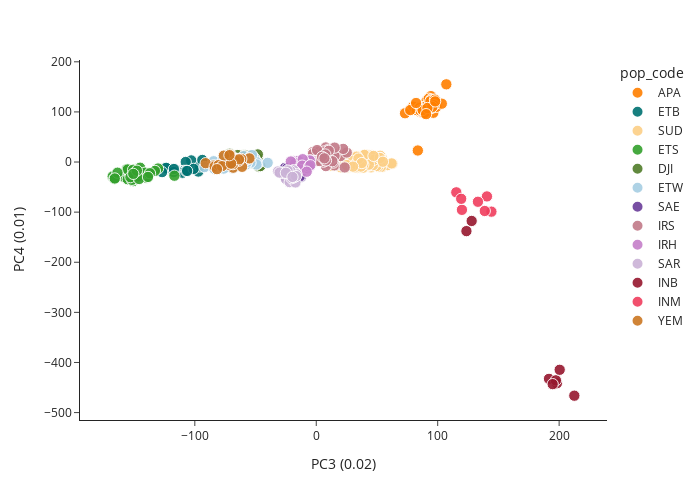

Notebook code for this chart:
### Code cell
#plot lower pcs to take a look
plot_coords(model2, 'PC3', 'PC4', 
            colour = 'pop_code', 
            palette = pop_code_cols,
            labs = {'PC3' : f'PC3 ({var2[2]:.2f})',
                    'PC4' : f'PC4 ({var2[3]:.2f})',
                    'country' : 'Country'},)

### Figure 1 — Plotly figure (JSON) as saved in the notebook; plotly's stock layout.template omitted (floating-point values rounded to 4 significant figures; data arrays with more than 128 entries replaced by an {"elided": "..."} marker saying what was removed)
{"data": [{"customdata": {"elided": "43x3 str values"}, "hovertemplate": "<b>%{hovertext}</b><br><br>pop_code=APA<br>PC3 (0.02)=%{x}<br>PC4 (0.01)=%{y}<br>size=%{marker.size}<br>sample_id=%{customdata[0]}<br>location=%{customdata[1]}<br>Country=%{customdata[2]}<extra></extra>", "hovertext": ["AfNA1", "AfNA2", "AfNC4", "AfNC7", "AfND7", "AfND8", "AfNE1", "AfNE6", "AfNE7", "AfNF1", "AfNF2", "AfNG1", "AfNG8", "AfNH7", "AfNH8", "AfkB9", "AfkC4", "AfkC5", "AfkE3", "AfkE4", "AfkE5", "AfkF3", "AfkF4", "AfkF7", "AfkH3", "AfkH4", "DAsgPak035", "DAzCPak017", "DAzCPak018", "DAzCPak019", "DLakPak026", "PMJDE2", "PMJDE4", "PMJDF4", "PMJDG2", "PMJDG4", "PMJDH2", "PMJDH3", "QAzCPak030", "QAzCPak062", "QNagPak004", "QNagPak012", "QNagpak028"], "legendgroup": "APA", "marker": {"color": "#ff7f00", "opacity": 0.9, "size": [1, 1, 1, 1, 1, 1, 1, 1, 1, 1, 1, 1, 1, 1, 1, 1, 1, 1, 1, 1, 1, 1, 1, 1, 1, 1, 1, 1, 1, 1, 1, 1, 1, 1, 1, 1, 1, 1, 1, 1, 1, 1, 1], "sizemode": "area", "sizeref": 0.01562, "symbol": "circle"}, "mode": "markers", "name": "APA", "orientation": "v", "showlegend": true, "type": "scatter", "x": [90.78, 83.64, 94.02, 90.98, 79.67, 84.85, 82.83, 99.42, 95.63, 98.03, 88.99, 96.4, 87.53, 87.1, 85.23, 88.25, 89.62, 94.62, 94.44, 85.25, 107.1, 73.1, 85.6, 77.37, 92.61, 94.83, 88.93, 98.89, 94.58, 103.4, 95.3, 95.41, 94.73, 87.46, 87.57, 93.95, 97.73, 96.89, 95.58, 91.53, 90.44, 97.91, 82.18], "xaxis": "x", "y": [121.7, 23.01, 108.0, 111.9, 110.7, 100.6, 103.6, 114.9, 110.8, 121.0, 106.0, 98.32, 99.06, 99.33, 109.4, 109.6, 109.8, 128.4, 131.5, 107.6, 155.1, 97.36, 102.9, 103.7, 126.3, 107.7, 97.75, 110.1, 124.9, 116.4, 123.4, 112.3, 120.3, 104.1, 103.8, 121.3, 124.5, 113.3, 109.8, 107.8, 95.55, 121.0, 117.8], "yaxis": "y"}, {"customdata": [["Babi_I_01", "Babile", "Ethiopia"], ["Babi_I_02", "Babile", "Ethiopia"], ["Babi_I_03", "Babile", "Ethiopia"], ["Babi_I_04", "Babile", "Ethiopia"], ["Babi_I_05", "Babile", "Ethiopia"], ["Babi_I_06", "Babile", "Ethiopia"], ["Babi_I_07", "Babile", "Ethiopia"], ["Babi_I_08", "Babile", "Ethiopia"], ["Babi_I_09", "Babile", "Ethiopia"], ["Babi_I_10", "Babile", "Ethiopia"], ["Babi_I_11", "Babile", "Ethiopia"], ["Babi_I_12", "Babile", "Ethiopia"], ["Babi_I_13", "Babile", "Ethiopia"], ["Babi_I_14", "Babile", "Ethiopia"], ["Babi_I_15", "Babile", "Ethiopia"], ["Babi_I_16", "Babile", "Ethiopia"], ["Babi_I_17", "Babile", "Ethiopia"], ["Babi_I_18", "Babile", "Ethiopia"], ["Babi_I_19", "Babile", "Ethiopia"]], "hovertemplate": "<b>%{hovertext}</b><br><br>pop_code=ETB<br>PC3 (0.02)=%{x}<br>PC4 (0.01)=%{y}<br>size=%{marker.size}<br>sample_id=%{customdata[0]}<br>location=%{customdata[1]}<br>Country=%{customdata[2]}<extra></extra>", "hovertext": ["Babi_I_01", "Babi_I_02", "Babi_I_03", "Babi_I_04", "Babi_I_05", "Babi_I_06", "Babi_I_07", "Babi_I_08", "Babi_I_09", "Babi_I_10", "Babi_I_11", "Babi_I_12", "Babi_I_13", "Babi_I_14", "Babi_I_15", "Babi_I_16", "Babi_I_17", "Babi_I_18", "Babi_I_19"], "legendgroup": "ETB", "marker": {"color": "#007272", "opacity": 0.9, "size": [1, 1, 1, 1, 1, 1, 1, 1, 1, 1, 1, 1, 1, 1, 1, 1, 1, 1, 1], "sizemode": "area", "sizeref": 0.01562, "symbol": "circle"}, "mode": "markers", "name": "ETB", "orientation": "v", "showlegend": true, "type": "scatter", "x": [-103.0, -123.8, -107.3, -116.4, -107.5, -123.6, -116.5, -92.32, -109.0, -97.14, -127.0, -110.1, -117.4, -107.2, -95.91, -100.9, -106.4, -93.83, -117.2], "xaxis": "x", "y": [3.263, -11.04, -18.68, -14.81, 0.07802, -11.75, -18.62, -7.096, -17.65, -19.01, -20.1, -21.37, -20.0, -17.61, -8.68, -13.68, -17.8, 4.121, -13.93], "yaxis": "y"}, {"customdata": {"elided": "231x3 str values"}, "hovertemplate": "<b>%{hovertext}</b><br><br>pop_code=SUD<br>PC3 (0.02)=%{x}<br>PC4 (0.01)=%{y}<br>size=%{marker.size}<br>sample_id=%{customdata[0]}<br>location=%{customdata[1]}<br>Country=%{customdata[2]}<extra></extra>", "hovertext": {"elided": "231 str values"}, "legendgroup": "SUD", "marker": {"color": "#fccf86", "opacity": 0.9, "size": {"elided": "231 int values"}, "sizemode": "area", "sizeref": 0.01562, "symbol": "circle"}, "mode": "markers", "name": "SUD", "orientation": "v", "showlegend": true, "type": "scatter", "x": {"elided": "231 float values"}, "xaxis": "x", "y": {"elided": "231 float values"}, "yaxis": "y"}, {"customdata": [["Dana_I_04", "Danan", "Ethiopia"], ["Dana_I_12", "Danan", "Ethiopia"], ["Dana_I_13", "Danan", "Ethiopia"], ["Dana_I_14", "Danan", "Ethiopia"], ["Dana_I_16", "Danan", "Ethiopia"], ["Dana_I_17", "Danan", "Ethiopia"], ["Dana_I_18", "Danan", "Ethiopia"], ["Dana_I_19", "Danan", "Ethiopia"], ["Dana_I_20", "Danan", "Ethiopia"], ["Dana_I_21", "Danan", "Ethiopia"], ["Dana_I_22", "Danan", "Ethiopia"], ["Dana_I_23", "Danan", "Ethiopia"], ["Dana_I_24", "Danan", "Ethiopia"], ["Dana_I_25", "Danan", "Ethiopia"], ["Dana_I_26", "Danan", "Ethiopia"], ["Dana_I_27", "Danan", "Ethiopia"], ["Dana_I_28", "Danan", "Ethiopia"], ["Dana_I_29", "Danan", "Ethiopia"], ["Dana_I_30", "Danan", "Ethiopia"], ["Kebr_I_01", "KebriDehar", "Ethiopia"], ["Kebr_I_02", "KebriDehar", "Ethiopia"], ["Kebr_I_03", "KebriDehar", "Ethiopia"], ["Kebr_I_04", "KebriDehar", "Ethiopia"], ["Kebr_I_06", "KebriDehar", "Ethiopia"], ["Kebr_I_07", "KebriDehar", "Ethiopia"], ["Kebr_I_08", "KebriDehar", "Ethiopia"], ["Kebr_I_09", "KebriDehar", "Ethiopia"], ["Kebr_I_10", "KebriDehar", "Ethiopia"], ["Kebr_I_11", "KebriDehar", "Ethiopia"], ["Kebr_I_12", "KebriDehar", "Ethiopia"], ["Kebr_I_13", "KebriDehar", "Ethiopia"], ["Kebr_I_14", "KebriDehar", "Ethiopia"], ["Kebr_I_15", "KebriDehar", "Ethiopia"], ["Kebr_I_16", "KebriDehar", "Ethiopia"], ["Kebr_I_17", "KebriDehar", "Ethiopia"], ["Kebr_I_18", "KebriDehar", "Ethiopia"], ["Kebr_I_19", "KebriDehar", "Ethiopia"], ["Kebr_I_20", "KebriDehar", "Ethiopia"]], "hovertemplate": "<b>%{hovertext}</b><br><br>pop_code=ETS<br>PC3 (0.02)=%{x}<br>PC4 (0.01)=%{y}<br>size=%{marker.size}<br>sample_id=%{customdata[0]}<br>location=%{customdata[1]}<br>Country=%{customdata[2]}<extra></extra>", "hovertext": ["Dana_I_04", "Dana_I_12", "Dana_I_13", "Dana_I_14", "Dana_I_16", "Dana_I_17", "Dana_I_18", "Dana_I_19", "Dana_I_20", "Dana_I_21", "Dana_I_22", "Dana_I_23", "Dana_I_24", "Dana_I_25", "Dana_I_26", "Dana_I_27", "Dana_I_28", "Dana_I_29", "Dana_I_30", "Kebr_I_01", "Kebr_I_02", "Kebr_I_03", "Kebr_I_04", "Kebr_I_06", "Kebr_I_07", "Kebr_I_08", "Kebr_I_09", "Kebr_I_10", "Kebr_I_11", "Kebr_I_12", "Kebr_I_13", "Kebr_I_14", "Kebr_I_15", "Kebr_I_16", "Kebr_I_17", "Kebr_I_18", "Kebr_I_19", "Kebr_I_20"], "legendgroup": "ETS", "marker": {"color": "#33a02c", "opacity": 0.9, "size": [1, 1, 1, 1, 1, 1, 1, 1, 1, 1, 1, 1, 1, 1, 1, 1, 1, 1, 1, 1, 1, 1, 1, 1, 1, 1, 1, 1, 1, 1, 1, 1, 1, 1, 1, 1, 1, 1], "sizemode": "area", "sizeref": 0.01562, "symbol": "circle"}, "mode": "markers", "name": "ETS", "orientation": "v", "showlegend": true, "type": "scatter", "x": [-157.9, -146.4, -158.2, -155.2, -147.2, -143.4, -149.3, -167.6, -146.8, -166.1, -145.6, -145.4, -145.4, -150.8, -155.8, -147.4, -153.1, -146.2, -156.0, -145.0, -149.6, -151.7, -139.8, -130.3, -155.2, -132.9, -140.9, -163.7, -116.8, -150.8, -146.6, -153.0, -136.9, -145.9, -165.9, -147.7, -138.5, -150.7], "xaxis": "x", "y": [-25.57, -30.05, -29.83, -34.39, -15.05, -23.99, -23.95, -28.78, -12.9, -33.29, -22.21, -24.03, -24.19, -38.17, -14.54, -14.96, -23.45, -19.52, -14.57, -11.34, -33.71, -35.54, -31.21, -12.94, -14.84, -17.74, -21.27, -21.28, -27.26, -15.45, -28.71, -30.21, -22.32, -33.86, -32.81, -17.3, -29.77, -23.63], "yaxis": "y"}, {"customdata": [["Djib_F_01", "DjiboutiCity", "Djibouti"], ["Djib_F_03", "DjiboutiCity", "Djibouti"], ["Djib_F_04", "DjiboutiCity", "Djibouti"], ["Djib_F_05", "DjiboutiCity", "Djibouti"], ["Djib_F_06", "DjiboutiCity", "Djibouti"], ["Djib_F_07", "DjiboutiCity", "Djibouti"], ["Djib_F_08", "DjiboutiCity", "Djibouti"], ["Djib_F_10", "DjiboutiCity", "Djibouti"], ["Djib_F_11", "DjiboutiCity", "Djibouti"], ["Djib_F_12", "DjiboutiCity", "Djibouti"], ["Djib_F_13", "DjiboutiCity", "Djibouti"], ["Djib_F_15", "DjiboutiCity", "Djibouti"], ["Djib_F_16", "DjiboutiCity", "Djibouti"], ["Djib_F_17", "DjiboutiCity", "Djibouti"], ["Djib_F_19", "DjiboutiCity", "Djibouti"], ["Djib_F_21", "DjiboutiCity", "Djibouti"], ["Djib_F_22", "DjiboutiCity", "Djibouti"], ["Djib_F_24", "DjiboutiCity", "Djibouti"], ["Djib_F_26", "DjiboutiCity", "Djibouti"], ["Djib_F_27", "DjiboutiCity", "Djibouti"], ["Djib_F_28", "DjiboutiCity", "Djibouti"], ["Djib_F_29", "DjiboutiCity", "Djibouti"]], "hovertemplate": "<b>%{hovertext}</b><br><br>pop_code=DJI<br>PC3 (0.02)=%{x}<br>PC4 (0.01)=%{y}<br>size=%{marker.size}<br>sample_id=%{customdata[0]}<br>location=%{customdata[1]}<br>Country=%{customdata[2]}<extra></extra>", "hovertext": ["Djib_F_01", "Djib_F_03", "Djib_F_04", "Djib_F_05", "Djib_F_06", "Djib_F_07", "Djib_F_08", "Djib_F_10", "Djib_F_11", "Djib_F_12", "Djib_F_13", "Djib_F_15", "Djib_F_16", "Djib_F_17", "Djib_F_19", "Djib_F_21", "Djib_F_22", "Djib_F_24", "Djib_F_26", "Djib_F_27", "Djib_F_28", "Djib_F_29"], "legendgroup": "DJI", "marker": {"color": "#507d2a", "opacity": 0.9, "size": [1, 1, 1, 1, 1, 1, 1, 1, 1, 1, 1, 1, 1, 1, 1, 1, 1, 1, 1, 1, 1, 1], "sizemode": "area", "sizeref": 0.01562, "symbol": "circle"}, "mode": "markers", "name": "DJI", "orientation": "v", "showlegend": true, "type": "scatter", "x": [-48.38, -61.68, -59.75, -69.22, -58.33, -74.12, -59.97, -55.86, -54.73, -52.16, -71.15, -64.58, -47.36, -58.53, -48.1, -50.34, -59.58, -64.04, -61.94, -67.61, -59.07, -46.0], "xaxis": "x", "y": [7.916, -1.361, 8.585, 4.283, 5.997, 10.72, 13.77, 12.47, 7.121, -2.808, 16.65, 13.92, -8.959, 13.23, 15.21, 4.493, 8.471, -2.314, -6.211, -4.259, 11.63, -8.069], "yaxis": "y"}, {"customdata": {"elided": "44x3 str values"}, "hovertemplate": "<b>%{hovertext}</b><br><br>pop_code=ETW<br>PC3 (0.02)=%{x}<br>PC4 (0.01)=%{y}<br>size=%{marker.size}<br>sample_id=%{customdata[0]}<br>location=%{customdata[1]}<br>Country=%{customdata[2]}<extra></extra>", "hovertext": ["Dubt_I_02", "Dubt_I_03", "Dubt_I_04", "Dubt_I_05", "Dubt_I_06", "Dubt_I_07", "Dubt_I_10", "Dubt_I_12", "Dubt_I_15", "Dubt_I_16", "Dubt_I_19", "Dubt_I_20", "Dubt_I_22", "Dubt_I_23", "Dubt_I_26", "Dubt_I_27", "Dubt_I_28", "Dubt_I_30", "Jiga_I_01", "Jiga_I_02", "Jiga_I_03", "Jiga_I_04", "Jiga_I_05", "Jiga_I_07", "Modj_A_03", "Modj_A_07", "Modj_A_08", "Modj_A_11", "Modj_A_16", "Modj_A_25", "Modj_A_26", "Modj_A_28", "Modj_A_31", "Modj_I_01", "Modj_I_02", "Modj_I_04", "Modj_I_05", "Modj_I_07", "Modj_I_08", "Modj_I_09", "Modj_I_10", "Modj_I_25", "Modj_I_29", "Modj_I_31"], "legendgroup": "ETW", "marker": {"color": "#a6cee3", "opacity": 0.9, "size": [1, 1, 1, 1, 1, 1, 1, 1, 1, 1, 1, 1, 1, 1, 1, 1, 1, 1, 1, 1, 1, 1, 1, 1, 1, 1, 1, 1, 1, 1, 1, 1, 1, 1, 1, 1, 1, 1, 1, 1, 1, 1, 1, 1], "sizemode": "area", "sizeref": 0.01562, "symbol": "circle"}, "mode": "markers", "name": "ETW", "orientation": "v", "showlegend": true, "type": "scatter", "x": [-48.07, -82.17, -56.02, -75.65, -73.47, -58.65, -51.02, -58.7, -40.02, -49.73, -49.26, -69.11, -65.23, -54.52, -59.89, -63.04, -58.58, -84.41, -76.63, -91.99, -76.63, -64.28, -74.97, -74.86, -61.97, -59.3, -64.82, -54.15, -65.13, -57.75, -67.53, -56.95, -59.19, -52.97, -55.72, -83.95, -71.24, -67.12, -63.68, -76.26, -74.68, -60.15, -67.77, -69.92], "xaxis": "x", "y": [-2.934, -9.943, -2.157, 7.265, -8.26, 0.4837, 7.846, -3.702, -1.65, 0.5485, -4.87, -12.64, -0.5823, -0.5997, 11.55, -3.099, 0.4791, 1.538, 8.603, -10.12, -5.392, -3.482, 0.2307, 1.763, -4.682, -4.63, -3.463, -1.182, 6.094, -4.768, 0.8025, 0.163, 1.216, 13.85, 7.112, -13.41, -10.14, -4.649, 1.958, -13.08, 0.2841, 3.998, -2.593, 12.75], "yaxis": "y"}, {"customdata": [["E10", "AlHofuf", "SaudiArabia"], ["E12", "AlHofuf", "SaudiArabia"], ["E20", "AlHofuf", "SaudiArabia"], ["E23", "AlHofuf", "SaudiArabia"], ["E24", "AlHofuf", "SaudiArabia"], ["E27", "AlHofuf", "SaudiArabia"], ["E29", "AlHofuf", "SaudiArabia"], ["E31", "AlHofuf", "SaudiArabia"], ["E33", "AlHofuf", "SaudiArabia"], ["E34", "AlHofuf", "SaudiArabia"], ["E35", "AlHofuf", "SaudiArabia"], ["E37", "AlHofuf", "SaudiArabia"], ["E39", "AlHofuf", "SaudiArabia"], ["E41", "AlHofuf", "SaudiArabia"], ["E42", "AlHofuf", "SaudiArabia"], ["E43", "AlHofuf", "SaudiArabia"], ["E45", "AlHofuf", "SaudiArabia"], ["E46", "AlHofuf", "SaudiArabia"], ["E47", "AlHofuf", "SaudiArabia"], ["E5", "AlHofuf", "SaudiArabia"], ["E8", "AlHofuf", "SaudiArabia"], ["E9", "AlHofuf", "SaudiArabia"]], "hovertemplate": "<b>%{hovertext}</b><br><br>pop_code=SAE<br>PC3 (0.02)=%{x}<br>PC4 (0.01)=%{y}<br>size=%{marker.size}<br>sample_id=%{customdata[0]}<br>location=%{customdata[1]}<br>Country=%{customdata[2]}<extra></extra>", "hovertext": ["E10", "E12", "E20", "E23", "E24", "E27", "E29", "E31", "E33", "E34", "E35", "E37", "E39", "E41", "E42", "E43", "E45", "E46", "E47", "E5", "E8", "E9"], "legendgroup": "SAE", "marker": {"color": "#6a3d9a", "opacity": 0.9, "size": [1, 1, 1, 1, 1, 1, 1, 1, 1, 1, 1, 1, 1, 1, 1, 1, 1, 1, 1, 1, 1, 1], "sizemode": "area", "sizeref": 0.01562, "symbol": "circle"}, "mode": "markers", "name": "SAE", "orientation": "v", "showlegend": true, "type": "scatter", "x": [-16.6, -25.7, -25.95, -13.02, -21.65, -23.87, -19.98, -16.27, -24.93, -17.71, -25.2, -25.83, -20.0, -18.03, -17.28, -15.05, -12.59, -17.66, -20.81, -13.65, -23.68, -20.78], "xaxis": "x", "y": [-29.12, -14.21, -26.0, -7.346, -28.43, -20.31, -29.76, -8.296, -19.2, -16.53, -30.73, -11.94, -26.33, -8.202, -24.32, -25.71, -29.33, -18.09, -17.33, -28.76, -11.82, -20.82], "yaxis": "y"}, {"customdata": {"elided": "50x3 str values"}, "hovertemplate": "<b>%{hovertext}</b><br><br>pop_code=IRS<br>PC3 (0.02)=%{x}<br>PC4 (0.01)=%{y}<br>size=%{marker.size}<br>sample_id=%{customdata[0]}<br>location=%{customdata[1]}<br>Country=%{customdata[2]}<extra></extra>", "hovertext": ["I2_42_1", "I2_42_2", "I2_42_3", "I2_42_5", "I2_43_1", "I2_43_2", "I2_43_4", "I2_43_5", "I2_43_6", "I2_44_1", "I2_44_2", "I2_44_3", "I2_44_4", "I2_44_5", "I2_45_2", "I2_45_4", "I2_46_1", "I2_46_2", "I2_46_3", "I2_46_5", "I2_48_1", "I2_48_2", "I2_48_4", "I2_48_5", "I2_49_1", "I3_57_2", "I3_57_4", "I3_57_5", "I3_58_1", "I3_58_2", "I3_58_3", "I3_58_4", "I3_58_5", "I3_59_1", "I3_59_2", "I3_59_3", "I3_59_4", "I3_59_5", "I3_60_1", "I3_60_2", "I3_60_3", "I3_60_5", "I3_61_3", "I3_61_4", "I3_62_3", "I3_62_5", "I3_63_2", "I3_64_1", "I3_64_3", "I3_64_5"], "legendgroup": "IRS", "marker": {"color": "#c27a88", "opacity": 0.9, "size": [1, 1, 1, 1, 1, 1, 1, 1, 1, 1, 1, 1, 1, 1, 1, 1, 1, 1, 1, 1, 1, 1, 1, 1, 1, 1, 1, 1, 1, 1, 1, 1, 1, 1, 1, 1, 1, 1, 1, 1, 1, 1, 1, 1, 1, 1, 1, 1, 1, 1], "sizemode": "area", "sizeref": 0.01562, "symbol": "circle"}, "mode": "markers", "name": "IRS", "orientation": "v", "showlegend": true, "type": "scatter", "x": [5.019, 9.559, 14.76, 14.4, 10.44, 15.0, 9.744, -2.582, 1.03, 3.125, 14.1, 11.23, 8.455, 20.1, 12.24, 9.918, 7.844, 13.98, 13.46, 5.49, 23.39, 2.998, 8.731, 7.912, 1.939, 25.1, 5.943, 8.651, -2.661, 7.836, 10.14, 8.527, 10.39, -0.2553, 8.89, 5.941, -0.03215, 2.372, 15.08, 10.86, 13.26, 22.16, 15.12, 0.6769, 10.32, 7.459, 7.446, 8.012, 4.766, 6.721], "xaxis": "x", "y": [11.79, -2.076, 13.52, 16.29, 9.092, -6.683, 4.757, 20.21, 9.134, 4.996, 18.42, 13.24, 6.656, 11.91, 20.1, 18.99, 3.009, -1.08, 8.385, 17.49, -10.82, 5.676, 5.218, -8.161, 20.54, 18.87, 0.8126, 9.354, 16.36, 29.1, 24.61, 14.76, 21.91, 2.162, 6.629, 20.88, 2.103, 2.024, 12.21, 5.037, 1.579, 26.19, 28.78, 23.87, 22.46, 15.01, 3.936, 3.017, 10.45, 7.431], "yaxis": "y"}, {"customdata": [["I4_68_1", "Bandar Abbas", "Iran"], ["I4_68_2", "Bandar Abbas", "Iran"], ["I4_68_3", "Bandar Abbas", "Iran"], ["I4_68_4", "Bandar Abbas", "Iran"], ["I4_68_5", "Bandar Abbas", "Iran"], ["I4_68_6", "Bandar Abbas", "Iran"], ["I4_69_1", "Bandar Abbas", "Iran"], ["I4_69_10", "Bandar Abbas", "Iran"], ["I4_69_4", "Bandar Abbas", "Iran"], ["I4_69_5", "Bandar Abbas", "Iran"], ["I4_69_7", "Bandar Abbas", "Iran"], ["I4_69_9", "Bandar Abbas", "Iran"], ["I4_70_10", "Bandar Abbas", "Iran"], ["I4_70_11", "Bandar Abbas", "Iran"], ["I4_70_2", "Bandar Abbas", "Iran"], ["I4_70_3", "Bandar Abbas", "Iran"], ["I4_70_4", "Bandar Abbas", "Iran"], ["I4_70_5", "Bandar Abbas", "Iran"], ["I4_70_6", "Bandar Abbas", "Iran"], ["I4_70_7", "Bandar Abbas", "Iran"], ["I4_70_9", "Bandar Abbas", "Iran"], ["I4_71_1", "Bandar Abbas", "Iran"], ["I4_71_2", "Bandar Abbas", "Iran"], ["I4_71_4", "Bandar Abbas", "Iran"], ["I4_71_5", "Bandar Abbas", "Iran"]], "hovertemplate": "<b>%{hovertext}</b><br><br>pop_code=IRH<br>PC3 (0.02)=%{x}<br>PC4 (0.01)=%{y}<br>size=%{marker.size}<br>sample_id=%{customdata[0]}<br>location=%{customdata[1]}<br>Country=%{customdata[2]}<extra></extra>", "hovertext": ["I4_68_1", "I4_68_2", "I4_68_3", "I4_68_4", "I4_68_5", "I4_68_6", "I4_69_1", "I4_69_10", "I4_69_4", "I4_69_5", "I4_69_7", "I4_69_9", "I4_70_10", "I4_70_11", "I4_70_2", "I4_70_3", "I4_70_4", "I4_70_5", "I4_70_6", "I4_70_7", "I4_70_9", "I4_71_1", "I4_71_2", "I4_71_4", "I4_71_5"], "legendgroup": "IRH", "marker": {"color": "#c57fc9", "opacity": 0.9, "size": [1, 1, 1, 1, 1, 1, 1, 1, 1, 1, 1, 1, 1, 1, 1, 1, 1, 1, 1, 1, 1, 1, 1, 1, 1], "sizemode": "area", "sizeref": 0.01562, "symbol": "circle"}, "mode": "markers", "name": "IRH", "orientation": "v", "showlegend": true, "type": "scatter", "x": [-8.924, -14.12, -13.22, -7.982, -16.38, -4.87, -5.354, -17.47, -18.63, -17.35, -17.75, -14.56, -11.55, -22.13, -15.04, -7.995, -17.32, -6.957, -12.87, -20.96, -11.13, -11.6, -5.899, -4.856, -7.85], "xaxis": "x", "y": [-3.775, -10.51, -6.086, -9.678, -13.68, 3.209, 3.093, -13.74, 2.23, -7.293, 0.9531, 2.21, -11.74, -21.21, -11.6, -4.754, -2.191, -12.35, -12.56, 1.036, 5.615, -7.192, -8.857, -6.401, -19.26], "yaxis": "y"}, {"customdata": [["R1", "Riyadh", "SaudiArabia"], ["R11B", "Riyadh", "SaudiArabia"], ["R16", "Riyadh", "SaudiArabia"], ["R17", "Riyadh", "SaudiArabia"], ["R17B", "Riyadh", "SaudiArabia"], ["R17D", "Riyadh", "SaudiArabia"], ["R17E", "Riyadh", "SaudiArabia"], ["R17F", "Riyadh", "SaudiArabia"], ["R1C", "Riyadh", "SaudiArabia"], ["R1D", "Riyadh", "SaudiArabia"], ["R1E", "Riyadh", "SaudiArabia"], ["R20", "Riyadh", "SaudiArabia"], ["R20B", "Riyadh", "SaudiArabia"], ["R21", "Riyadh", "SaudiArabia"], ["R22", "Riyadh", "SaudiArabia"], ["R3", "Riyadh", "SaudiArabia"], ["R3D", "Riyadh", "SaudiArabia"], ["R3E", "Riyadh", "SaudiArabia"], ["R4", "Riyadh", "SaudiArabia"], ["R5", "Riyadh", "SaudiArabia"]], "hovertemplate": "<b>%{hovertext}</b><br><br>pop_code=SAR<br>PC3 (0.02)=%{x}<br>PC4 (0.01)=%{y}<br>size=%{marker.size}<br>sample_id=%{customdata[0]}<br>location=%{customdata[1]}<br>Country=%{customdata[2]}<extra></extra>", "hovertext": ["R1", "R11B", "R16", "R17", "R17B", "R17D", "R17E", "R17F", "R1C", "R1D", "R1E", "R20", "R20B", "R21", "R22", "R3", "R3D", "R3E", "R4", "R5"], "legendgroup": "SAR", "marker": {"color": "#cab2d6", "opacity": 0.9, "size": [1, 1, 1, 1, 1, 1, 1, 1, 1, 1, 1, 1, 1, 1, 1, 1, 1, 1, 1, 1], "sizemode": "area", "sizeref": 0.01562, "symbol": "circle"}, "mode": "markers", "name": "SAR", "orientation": "v", "showlegend": true, "type": "scatter", "x": [-25.0, -24.97, -21.87, -31.48, -17.14, -17.38, -20.47, -23.89, -27.06, -18.8, -20.37, -30.21, -18.47, -17.8, -16.23, -21.08, -23.61, -25.0, -16.56, -19.57], "xaxis": "x", "y": [-25.11, -34.03, -40.13, -18.65, -40.77, -19.68, -28.56, -18.75, -21.75, -16.43, -32.4, -21.13, -30.4, -25.88, -24.32, -18.32, -16.95, -21.55, -28.12, -29.77], "yaxis": "y"}, {"customdata": [["SRR15257906", "Bangalore", "India"], ["SRR15257908", "Bangalore", "India"], ["SRR15257909", "Bangalore", "India"], ["SRR15257910", "Bangalore", "India"], ["SRR15257912", "Bangalore", "India"], ["SRR15257913", "Bangalore", "India"], ["SRR15257914", "Bangalore", "India"], ["SRR15257915", "Bangalore", "India"]], "hovertemplate": "<b>%{hovertext}</b><br><br>pop_code=INB<br>PC3 (0.02)=%{x}<br>PC4 (0.01)=%{y}<br>size=%{marker.size}<br>sample_id=%{customdata[0]}<br>location=%{customdata[1]}<br>Country=%{customdata[2]}<extra></extra>", "hovertext": ["SRR15257906", "SRR15257908", "SRR15257909", "SRR15257910", "SRR15257912", "SRR15257913", "SRR15257914", "SRR15257915"], "legendgroup": "INB", "marker": {"color": "#96172e", "opacity": 0.9, "size": [1, 1, 1, 1, 1, 1, 1, 1], "sizemode": "area", "sizeref": 0.01562, "symbol": "circle"}, "mode": "markers", "name": "INB", "orientation": "v", "showlegend": true, "type": "scatter", "x": [198.1, 191.7, 197.4, 200.5, 212.5, 194.7, 123.7, 128.0], "xaxis": "x", "y": [-441.5, -432.7, -435.6, -414.6, -466.3, -443.2, -137.9, -117.6], "yaxis": "y"}, {"customdata": [["SRR15293886", "Mangalore", "India"], ["SRR15293887", "Mangalore", "India"], ["SRR15293888", "Mangalore", "India"], ["SRR15293889", "Mangalore", "India"], ["SRR15293892", "Mangalore", "India"], ["SRR15293893", "Mangalore", "India"], ["SRR15293894", "Mangalore", "India"]], "hovertemplate": "<b>%{hovertext}</b><br><br>pop_code=INM<br>PC3 (0.02)=%{x}<br>PC4 (0.01)=%{y}<br>size=%{marker.size}<br>sample_id=%{customdata[0]}<br>location=%{customdata[1]}<br>Country=%{customdata[2]}<extra></extra>", "hovertext": ["SRR15293886", "SRR15293887", "SRR15293888", "SRR15293889", "SRR15293892", "SRR15293893", "SRR15293894"], "legendgroup": "INM", "marker": {"color": "#f03e5e", "opacity": 0.9, "size": [1, 1, 1, 1, 1, 1, 1], "sizemode": "area", "sizeref": 0.01562, "symbol": "circle"}, "mode": "markers", "name": "INM", "orientation": "v", "showlegend": true, "type": "scatter", "x": [144.2, 140.6, 138.8, 133.1, 115.3, 120.0, 119.3], "xaxis": "x", "y": [-99.02, -68.63, -97.72, -79.31, -60.47, -95.46, -73.42], "yaxis": "y"}, {"customdata": [["Yem001", "AdenCity", "Yemen"], ["Yem002", "AdenCity", "Yemen"], ["Yem006", "AdenCity", "Yemen"], ["Yem008", "AdenCity", "Yemen"], ["Yem011", "AdenCity", "Yemen"], ["Yem012", "AdenCity", "Yemen"], ["Yeme_A_01", "AdenCity", "Yemen"], ["Yeme_A_02", "AdenCity", "Yemen"], ["Yeme_A_03", "AdenCity", "Yemen"], ["Yeme_A_04", "AdenCity", "Yemen"], ["Yeme_A_05", "AdenCity", "Yemen"], ["Yeme_A_06", "AdenCity", "Yemen"], ["Yeme_A_08", "AdenCity", "Yemen"], ["Yeme_A_09", "AdenCity", "Yemen"], ["Yeme_A_10", "AdenCity", "Yemen"], ["Yeme_A_11", "AdenCity", "Yemen"], ["Yeme_A_12", "AdenCity", "Yemen"], ["Yeme_A_13", "AdenCity", "Yemen"], ["Yeme_A_14", "AdenCity", "Yemen"], ["Yeme_A_15", "AdenCity", "Yemen"], ["Yeme_A_17", "AdenCity", "Yemen"], ["Yeme_A_19", "AdenCity", "Yemen"]], "hovertemplate": "<b>%{hovertext}</b><br><br>pop_code=YEM<br>PC3 (0.02)=%{x}<br>PC4 (0.01)=%{y}<br>size=%{marker.size}<br>sample_id=%{customdata[0]}<br>location=%{customdata[1]}<br>Country=%{customdata[2]}<extra></extra>", "hovertext": ["Yem001", "Yem002", "Yem006", "Yem008", "Yem011", "Yem012", "Yeme_A_01", "Yeme_A_02", "Yeme_A_03", "Yeme_A_04", "Yeme_A_05", "Yeme_A_06", "Yeme_A_08", "Yeme_A_09", "Yeme_A_10", "Yeme_A_11", "Yeme_A_12", "Yeme_A_13", "Yeme_A_14", "Yeme_A_15", "Yeme_A_17", "Yeme_A_19"], "legendgroup": "YEM", "marker": {"color": "#CC7722", "opacity": 0.9, "size": [1, 1, 1, 1, 1, 1, 1, 1, 1, 1, 1, 1, 1, 1, 1, 1, 1, 1, 1, 1, 1, 1], "sizemode": "area", "sizeref": 0.01562, "symbol": "circle"}, "mode": "markers", "name": "YEM", "orientation": "v", "showlegend": true, "type": "scatter", "x": [-67.07, -68.45, -72.57, -54.99, -70.95, -62.25, -61.7, -61.09, -70.9, -84.31, -76.1, -63.83, -66.54, -91.08, -68.64, -83.64, -80.4, -77.63, -63.61, -70.16, -81.76, -71.48], "xaxis": "x", "y": [6.358, -11.32, -5.368, 7.244, 10.4, 3.544, 6.003, -9.563, 14.58, -6.697, 12.79, 2.521, 2.849, -2.314, -4.248, -8.96, -6.089, -8.26, 5.302, -3.16, -14.22, 13.61], "yaxis": "y"}], "layout": {"height": 500, "legend": {"itemsizing": "constant", "title": {"text": "pop_code"}, "tracegroupgap": 0}, "margin": {"t": 60}, "width": 700, "xaxis": {"anchor": "y", "domain": [0, 1], "title": {"text": "PC3 (0.02)"}}, "yaxis": {"anchor": "x", "domain": [0, 1], "title": {"text": "PC4 (0.01)"}}}}
